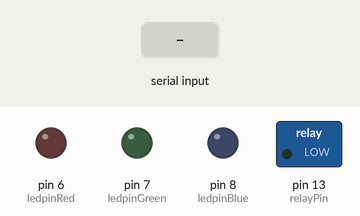
Recording of a sketch running on a simulated Arduino Uno, built with avr-gcc and run on an emulated ATmega328P. On the bench: switched loads named in the sketch (green lamp = pin HIGH), output pins drawn as LEDs (lit = HIGH). The test bench sets the inputs (shaded band).

Above: at 1.2 s.
1.3 s: "1" received over Serial
At 2.1 s:
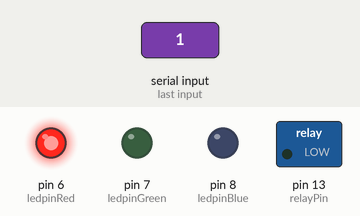
2.8 s: "2" received over Serial
At 3.3 s:
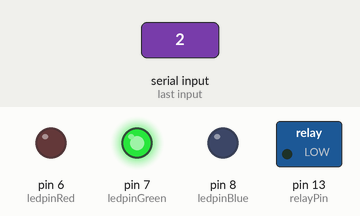
4.3 s: "3" received over Serial
At 5.5 s:
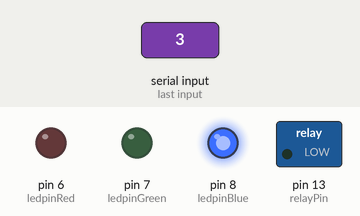
5.8 s: "5" received over Serial
At 6.8 s:
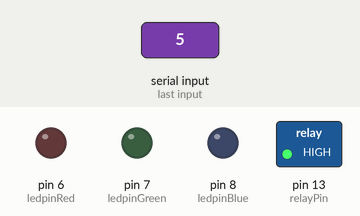
7.3 s: "0" received over Serial
At 7.9 s:
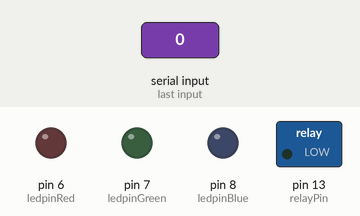
Timing chart, 0 to 9.8 s (numbered marks = the images above; inputs shaded):
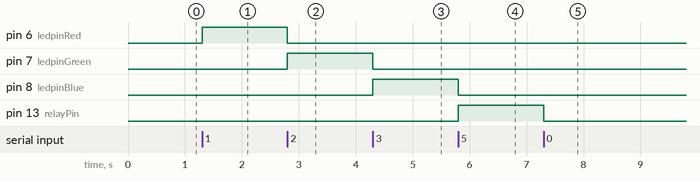

Measured:
- after the input at 1.3 s, pin 6 (ledpinRed): LOW → HIGH at once
- after the input at 2.8 s, pin 6 (ledpinRed): HIGH → LOW at once; pin 7 (ledpinGreen): LOW → HIGH at once
- after the input at 4.3 s, pin 7 (ledpinGreen): HIGH → LOW at once; pin 8 (ledpinBlue): LOW → HIGH at once
- after the input at 5.8 s, pin 8 (ledpinBlue): HIGH → LOW at once; pin 13 (relayPin): LOW → HIGH at once
- after the input at 7.3 s, pin 13 (relayPin): HIGH → LOW at once

The sketch:

ColorFull.ino
```cpp
int ledpinRed = 6;
int ledpinGreen = 7;
int ledpinBlue = 8;
int relayPin = 13;
int val;
void setup() {

pinMode(ledpinRed,OUTPUT);
pinMode(ledpinGreen,OUTPUT);
pinMode(ledpinBlue,OUTPUT);
pinMode(relayPin,OUTPUT);
Serial.begin(9600);
}
void loop() {
val = Serial.read();
if (val=='1'){
  digitalWrite(relayPin,LOW);
  digitalWrite(ledpinGreen,LOW);
  digitalWrite(ledpinBlue,LOW);
  digitalWrite(ledpinRed,HIGH);

}
else if (val=='2'){
  digitalWrite(relayPin,LOW);
  digitalWrite(ledpinRed,LOW);
  digitalWrite(ledpinBlue,LOW);
  digitalWrite(ledpinGreen,HIGH);
}
else if (val=='3'){
  digitalWrite(relayPin,LOW);
  digitalWrite(ledpinRed,LOW);
  digitalWrite(ledpinGreen,LOW);
  digitalWrite(ledpinBlue,HIGH);
}
else if(val=='0'){
  digitalWrite(relayPin,LOW);
  digitalWrite(ledpinRed,LOW);
  digitalWrite(ledpinGreen,LOW);
  digitalWrite(ledpinBlue,LOW);
}
else if(val=='5'){
  digitalWrite(ledpinRed,LOW);
  digitalWrite(ledpinGreen,LOW);
  digitalWrite(ledpinBlue,LOW);
  digitalWrite(relayPin,HIGH);
}

}
```
